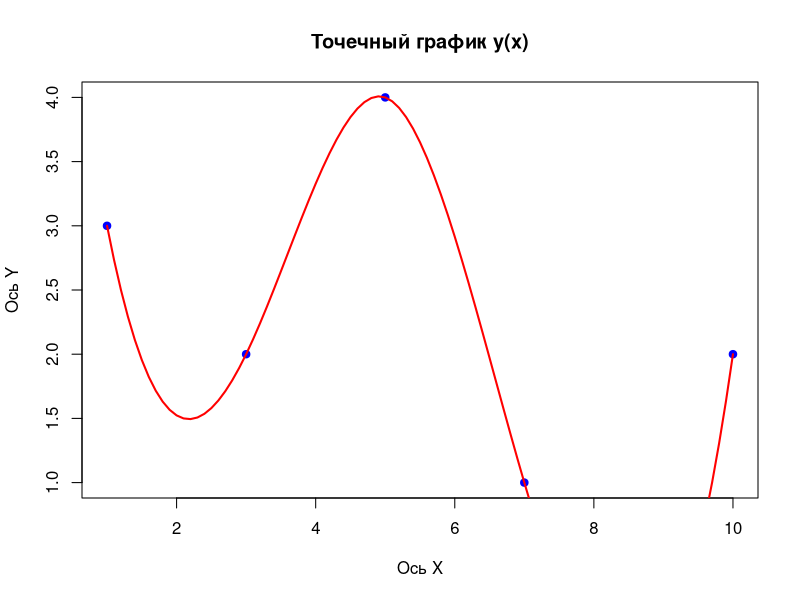

This chart was generated by the following R code:
# 5.1 Interpolation

x = c(1, 3, 5, 7, 10)
y = c(3, 2, 4, 1, 2)
x_new = seq(min(x), max(x), by=0.1)
lin_interp = approx(x, y, xout=x_new); lin_interp
# 2 Рисуем точечный график y(x)
plot(x, y,
     pch = 19,
     col = "blue",
     xlab = "Ось X",
     ylab = "Ось Y",
     main = "Точечный график y(x)")
spline_interp = spline(x, y, xout = x_new)
lines(spline_interp$x, spline_interp$y, col = "red", lwd = 2)
spline_interp

# # 1 Создаем произвольные массивы из 5 целых чисел
# set.seed(123) # Для воспроизводимости результатов
# x = sample(1:20, 5, replace = FALSE) # Без повторений
# y = sample(1:10, 5, replace = TRUE)  # Можно с повторами 1:10!
# 
# # Выводим созданные массивы
# cat("x:", x, "\n")
# cat("y:", y, "\n")
# 
# # Устанавливаем параметры графики перед созданием графика
# par(mar = c(4, 4, 2, 1))  # Уменьшаем поля графика (низ, лево, верх, право)
# 
# # 2 Рисуем точечный график y(x)
# plot(x, y, 
#      pch = 19, 
#      col = "blue",
#      xlab = "Ось X", 
#      ylab = "Ось Y",
#      main = "Точечный график y(x)")
# 
# # 3 Создаем массив x_new
# x_new = seq(from = min(x), to = max(x), by = 0.1)
# 
# # 4 Линейная интерполяция
# linear_interp = approx(x, y, xout = x_new)
# lines(linear_interp$x, linear_interp$y, col = "blue", lwd = 2)
# 
# # 5 Интерполяция сплайном
# spline_interp = spline(x, y, xout = x_new)
# lines(spline_interp$x, spline_interp$y, col = "red", lwd = 2)
# 
# # # 6 Настраиваем рисунок для лучшей читаемости
# # legend("topright", 
# #        legend = c("Исходные точки", "Линейная интерполяция", "Сплайн-интерполяция"),
# #        col = c("black", "blue", "red"), 
# #        pch = c(19, NA, NA), 
# #        lty = c(NA, 1, 1), 
# #        lwd = 2,
# #        cex = 0.8)
# grid() # Добавляем сетку для лучшей читаемости
